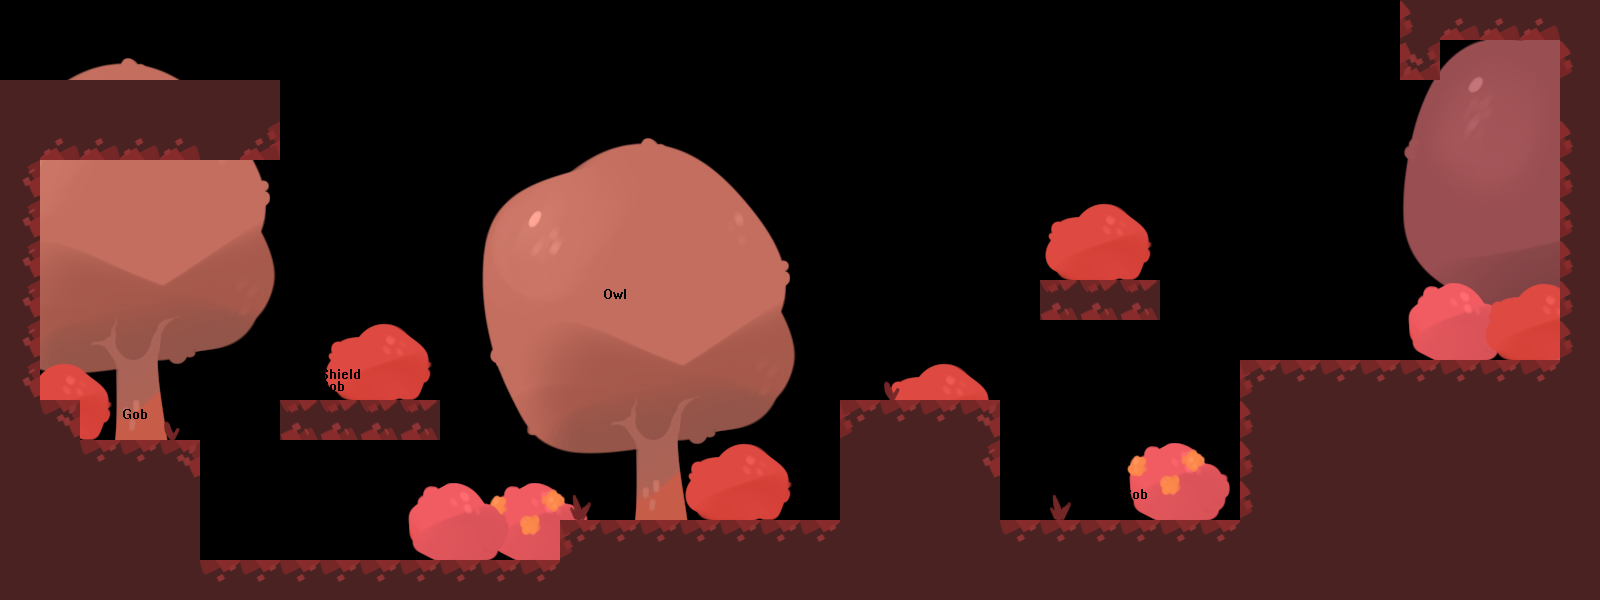

This game map was drawn from its Tiled (.tmx) file and the tilesets committed beside it. A one-line description and the trimmed map source follow:
An orthogonal 40x15 tile map with 40x40 px tiles, 5 tile layers (Bg1, Bg2, Bg3, Solid Tiles, ...).

<map version="1.0" orientation="orthogonal" renderorder="right-down" width="40" height="15" tilewidth="40" tileheight="40" nextobjectid="1">
 <tileset firstgid="1" name="Tileset" tilewidth="40" tileheight="40" tilecount="540">
  <image source="../images/tileset.png" width="1800" height="480" />
 </tileset>
 <layer name="Bg1" width="40" height="15">
  <data>[600 cells, 200 non-empty, 138 distinct tile ids]</data>
 </layer>
 <layer name="Bg2" width="40" height="15">
  <data>[600 cells, 36 non-empty, 18 distinct tile ids]</data>
 </layer>
 <layer name="Bg3" width="40" height="15">
  <data>[600 cells, 22 non-empty, 8 distinct tile ids]</data>
 </layer>
 <layer name="Solid Tiles" width="40" height="15">
  <data>[600 cells, 172 non-empty, 10 distinct tile ids]</data>
 </layer>
 <layer name="PCs" width="40" height="15">
  <data>[600 cells, 6 non-empty, 5 distinct tile ids]</data>
 </layer>
</map>
